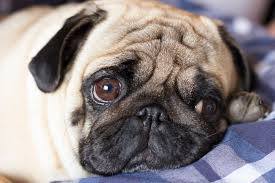
#> input picture src/images.jpeg, 275 x 183 px
$ python test.py
#> lines starting #> are read from the running program, lines starting #| are printed output that depends on the picture
#!/usr/bin/env python3
# -*- coding: utf-8 -*-
"""
Created on Thu Oct  8 15:25:03 2020

@author: yinjiang
"""
import cv2
import myFunction
import numpy as np
import time

def myConvolve(img, kernel):
    kx, ky = kernel.shape
    ix, iy = img.shape
    img_p = np.ones((ix,iy),np.uint8)
    pad = int((kx - 1) / 2)

    imagePad = cv2.copyMakeBorder(img, pad, pad, pad, pad,
		cv2.BORDER_CONSTANT)

    for i in range(pad,ix + pad):
        for j in range(pad,iy + pad):
            window = imagePad[i - pad:i + pad+1, j - pad:j + pad+1]
            img_p[i-pad,j-pad] = (window * kernel).sum()
    img_p = (img_p - img_p.min())/(img_p.max() - img_p.min())

    img_p = (img_p * 255).astype("uint8")
    return img_p


img = cv2.imread('images.jpeg')
#> img is the input picture: shape (183, 275, 3); mean B, G, R 133.3, 132.8, 141.1
kernel = np.ones((5,5),np.float32)/(25)
src = cv2.cvtColor(img, cv2.COLOR_BGR2GRAY)
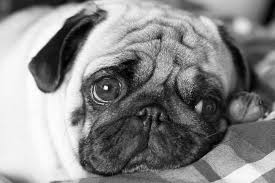
#> src: shape (183, 275); min 0, max 255, mean 135.3
start_time = time.time()
myFunction.myConvolve(src, kernel)
#> (this line was passed over: myFunction is not available in this run)
print("--- Cython Function: %s seconds ---" % (time.time()-start_time))
start_time = time.time()
myConvolve(src, kernel)
#> in myConvolve, `imagePad = cv2.copyMakeBorder(img, pad, pad, pad, pad, cv2.BORDER_CONS..`:
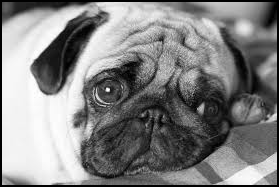
#> imagePad: shape (187, 279); min 0, max 255, mean 130.5
#> after the loop in myConvolve, `for i in range(pad,ix + pad):`:
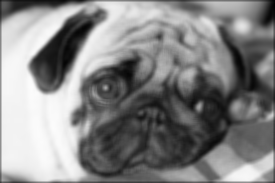
#> img_p: shape (183, 275); min 2, max 252, mean 133.2
print("--- Python Function: %s seconds ---" % (time.time()-start_time))
